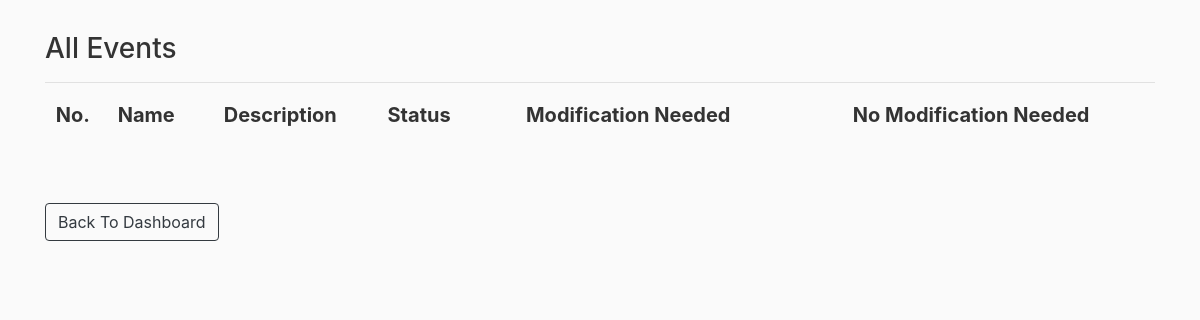
/cp_events (signed in), run on an earlier commit of the app's database.
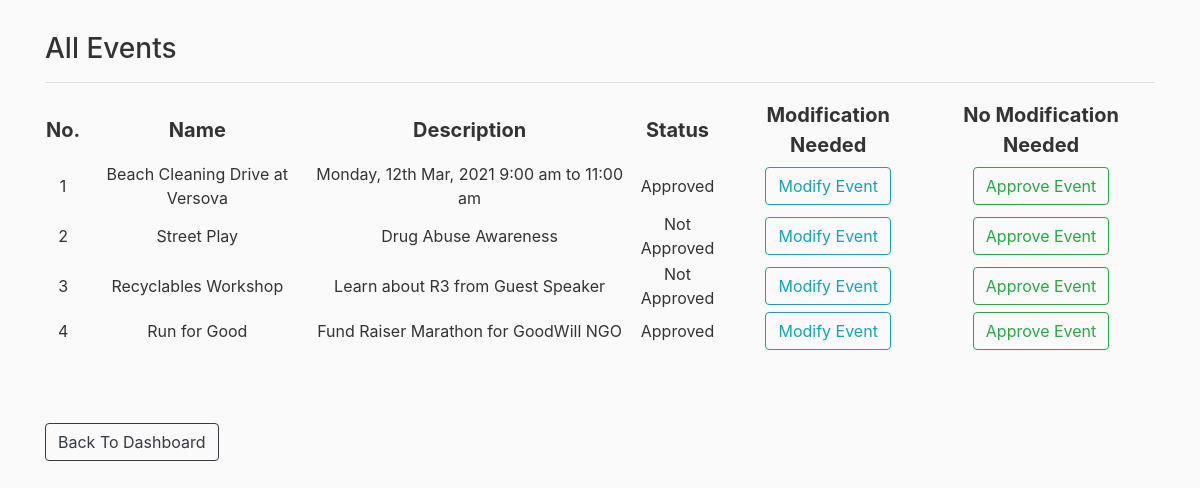
And on a later commit of the database.
### rbac/models.py (models this page shows)
class Event(db.Model):
    id = db.Column(db.Integer, primary_key=True)
    name = db.Column(db.String(50), unique=True)
    description = db.Column(db.String(200), unique=True, nullable=False)
    event_date = db.Column(db.DateTime, index=True, default=datetime.utcnow)
    status = db.Column(db.String(20), nullable=False, default=False) #0=not approved; 1=approved; 2=done
    users_attended = relationship("User", secondary="attendance") #event.users_attended
    users_registered = relationship("User", secondary="registration") #event.users_registered

### rbac/routes.py (the view)
@app.route("/cp_events", methods=['GET','POST'])
@login_required
def cp_events():
    if get_role(current_user) != 'CP':
        return redirect(url_for('home'))
    events = Event.query.all()
    return render_template('cp_events.html',events=events)

### rbac/models.py (called while the page is built)
@login_manager.user_loader
def load_user(user_id):
    return User.query.get(int(user_id))

### rbac/templates/cp_events.html
{% extends "layout.html" %}
{% block content %}
    <h3>All Events</h3>
    <table style="width: 100%; text-align: center;">
        <tr style="font-size: 20px;">
                <th>No.</th>
                <th>Name</th>
                <th>Description</th>
                <th>Status</th>
                <th>Modification Needed</th>
                <th>No Modification Needed</th>
        </tr>
        <hr>
        {% for event in events %}
            <tr>
                <td>{{ loop.index }}</td>
                <td>{{ event.name }}</td>
                <td>{{ event.description }}</td>
                <td>
                    {% if event.status == '1' %}
                        Approved
                    {% elif event.status == '0' %}
                        Not Approved
                    {% elif event.status == '2' %}
                        Changes Needed
                    {% endif %}
                </td>
                <td><a class="btn btn-outline-info" role="button" href="{{ url_for('modify_event',id=event.id)}}">Modify Event</a></td>
                <td><a class="btn btn-outline-success" role="button" href="{{ url_for('approve_event',id=event.id)}}">Approve Event</a></td>
            </tr>
        {% endfor %}
    </table>
    <br><br><br>
    <a href="{{ url_for('cp_dashboard') }}" class="btn btn-outline-dark" >Back To Dashboard</a>
{% endblock content %}

### rbac/templates/layout.html (shortened to what this page needs)
<!DOCTYPE html>
<html lang="en">
<head>
    <link rel="stylesheet" href="https://maxcdn.bootstrapcdn.com/bootstrap/4.0.0/css/bootstrap.min.css">
    <link rel="stylesheet" href="{{ url_for('static', filename='main.css') }}" type="text/css">
</head>
<body >
    <div class="container">
        {% block content %}
        {% endblock content %}
    </div>
</body>
</html>

### rbac/static/main.css (style rules this page uses)
body { background: #fafafa; color: #333333; margin-top: 2rem; }

What changed in the data, as far as the page shows it:
added Event: name "Beach Cleaning Drive at Versova", description "Monday, 12th Mar, 2021 9:00 am to 11:00 am", status "Approved"
added Event: name "Street Play", description "Drug Abuse Awareness", status "Not Approved"
added Event: name "Recyclables Workshop", description "Learn about R3 from Guest Speaker", status "Not Approved"
added Event: name "Run for Good", description "Fund Raiser Marathon for GoodWill NGO", status "Approved"
